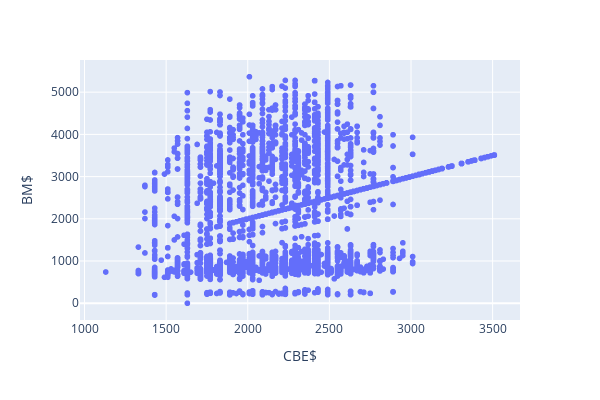

Notebook code for this chart:
### Markdown cell above
### What is the relation between CBE $ and BM $ in the data ?

### Code cell
px.scatter(df,x='CBE$',y='BM$',width=600, height=400)

### Figure 1 — Plotly figure (JSON) as saved in the notebook; plotly's stock layout.template omitted (floating-point values rounded to 4 significant figures; data arrays with more than 128 entries replaced by an {"elided": "..."} marker saying what was removed)
{"data": [{"hovertemplate": "CBE$=%{x}<br>BM$=%{y}<extra></extra>", "legendgroup": "", "marker": {"color": "#636efa", "symbol": "circle"}, "mode": "markers", "name": "", "showlegend": false, "type": "scattergl", "x": {"elided": "13515 int values"}, "xaxis": "x", "y": {"elided": "13515 int values"}, "yaxis": "y"}], "layout": {"height": 400, "legend": {"tracegroupgap": 0}, "margin": {"t": 60}, "width": 600, "xaxis": {"anchor": "y", "domain": [0, 1], "title": {"text": "CBE$"}}, "yaxis": {"anchor": "x", "domain": [0, 1], "title": {"text": "BM$"}}}}
